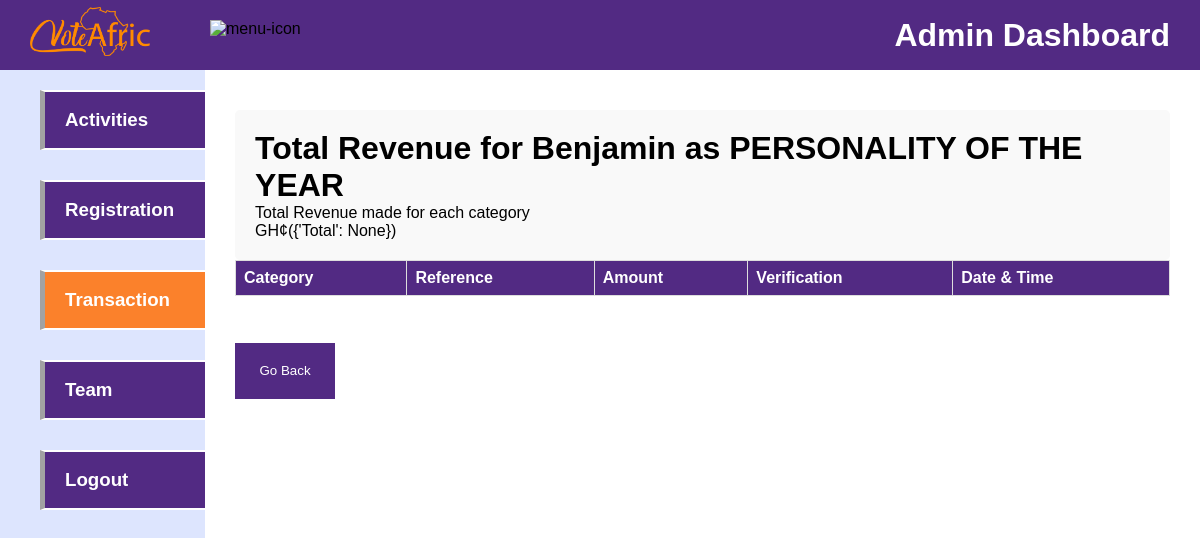
The page /dashboard/transaction-category/personalityoftheyearbenjamin2024/ on the database as committed earlier.
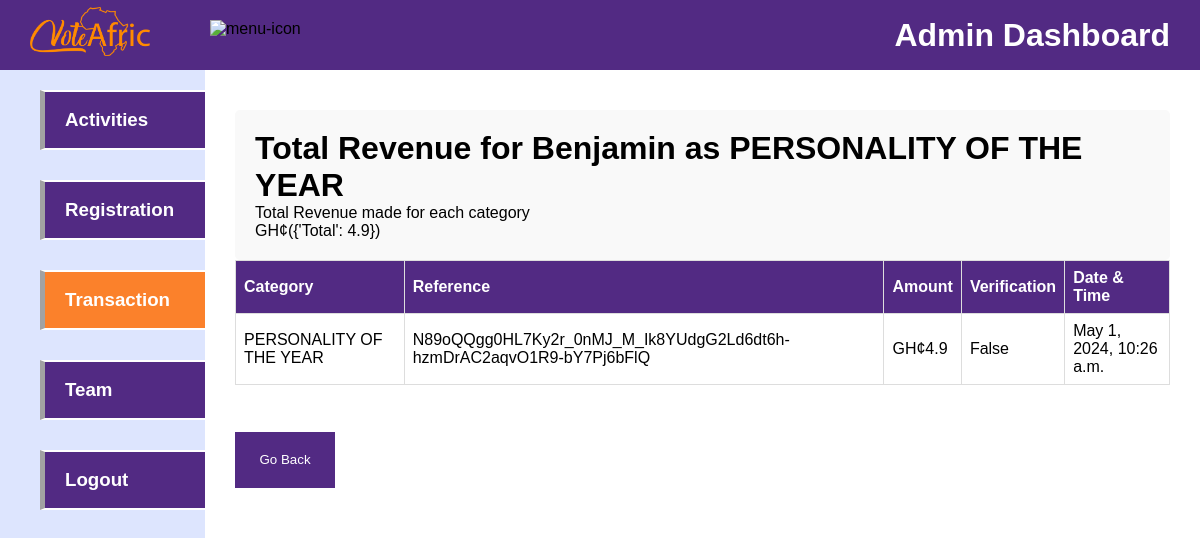
The same page on the database as committed later.
### payment/models.py (models this page shows, shortened)
class Payment(models.Model):
    nominee = models.ForeignKey(Nominees, on_delete=models.CASCADE, null=True)
    content = models.ForeignKey(SubCategory, on_delete=models.CASCADE, null=True)
    name = models.CharField(max_length=100)
    email = models.EmailField()
    phone = models.CharField(max_length=14, null=True)
    amount = models.PositiveBigIntegerField()
    total_amount = models.FloatField(null=True)
    vote = models.IntegerField(default=0)
    ref = models.CharField(max_length=200)
    verified = models.BooleanField(default=False)
    date_created = models.DateTimeField(auto_now_add=True)
    class Meta:
        ordering = ('-date_created',)

### vote/models.py (models this page shows)
class SubCategory(models.Model):
    category = models.ForeignKey(Category, on_delete=models.CASCADE)
    content = models.CharField(max_length=100)
    slug = models.SlugField(unique=True)
    date = models.DateTimeField(timezone.now)
    class Meta:
        verbose_name_plural = "sub categories"
        ordering = ('-date',)
    def __str__(self):
        return self.content

### dashboard/views.py (the view)
# urls.py: path('transaction-category/<slug:transaction_slug>/', views.transaction_category, name='transaction_category'),
def transaction_category(request, transaction_slug):
    nominee = None
    payments = Payment.objects.all()
    if transaction_slug:
        nominee = get_object_or_404(Nominees, slug=transaction_slug)
        payments = payments.filter(nominee=nominee)
        total_amount = payments.aggregate(Total=Sum('total_amount'))
    context = {
        'nominee': nominee,
        'payments': payments,
        'total_amount': total_amount,
        'title': 'adminPage'
    }
    return render(request, 'dashboard/transaction-category.html', context)

### dashboard/templates/dashboard/transaction-category.html (shortened to what this page needs)
{% load static %}
<!DOCTYPE html>
<html lang="en">
<head>
    <link rel="stylesheet" href="{% static 'vote/admin.css' %}">
</head>
<body>
    <header>
        <div class="logosec">
            <div class="logo">
                <img src="{% static 'vote/img/voteafric-logo.png' %}" alt="geima">
            </div>
            <img src="https://media.geeksforgeeks.org/wp-content/uploads/20221210182541/Untitled-design-(30).png"
                class="icn menuicn" id="menuicn" alt="menu-icon">
        </div>
        <div class="message">
            <h1>Admin Dashboard</h1>
        </div>
    </header>
    <div class="main-container">
        <div class="navcontainer sidebar">
            <nav class="nav">
                <div class="nav-upper-options">
                    <a href="{% url 'adminPage' %}">
                        <div class="nav-option option1 button">
                            <h3>Activities</h3>
                        </div>
                    </a>
                    <a href="{% url 'registration' %}">
                        <div class="nav-option option1 button">
                            <h3>Registration</h3>
                        </div>
                    </a>
                    <a href="{% url 'transaction' %}">
                        <div class="nav-option option1 button active">
                            <h3>Transaction</h3>
                        </div>
                    </a>
                    <a href="{% url 'team' %}">
                        <div class="nav-option option1 button">
                            <h3>Team</h3>
                        </div>
                    </a>
                    <a href="{% url 'logout' %}">
                        <div class="nav-option option1 button">
                            <h3>Logout</h3>
                        </div>
                    </a>
                </div>
            </nav>
        </div>
        <div class="main">
            <div class="transation-details-container">
                <div class="heading">
                    {% if nominee %}
                    <h1>Total Revenue for {{ nominee.name }} as {{ nominee.sub_category }}</h1>
                    <p>Total Revenue made for each category</p>
                    <p>GH¢({{ total_amount }})</p>
                    {% endif %}
                </div>
                <table class="revenue-table">
                    <thead>
                        <tr>
                            <th>Category</th>
                            <th>Reference</th>
                            <th>Amount</th>
                            <th>Verification</th>
                            <th>Date & Time</th>
                        </tr>
                    </thead>
                    {% for p in payments %}
                    <tbody>
                        <tr>
                            <td>{{ p.content }}</td>
                            <td>{{ p.ref }}</td>
                            <td>GH¢{{ p.total_amount }}</td>
                            <td>{{ p.verified }}</td>
                            <td>{{ p.date_created }}</td>
                        </tr>
                    </tbody>
                    {% endfor %}
                </table>
                <div class="back-button">
                    <a href="{% url 'transaction' %}">
                        <button>Go Back</button>
                    </a>
                </div>
            </div>
        </div>
</body>
</html>

Rows that differ between the two databases and show on the page:
added Payment: content "PERSONALITY OF THE YEAR", ref "N89oQQgg0HL7Ky2r_0nMJ_M_Ik8YUdgG2Ld6dt6h-hzmDrAC2aqvO1R9-bY7Pj6bFlQ", total_amount "4.9", verified "False", date_created "May 1, 2024, 10:26 a.m."
Other text that changed with them:
{{ total_amount }}: "{'Total': None}" → "{'Total': 4.9}"
